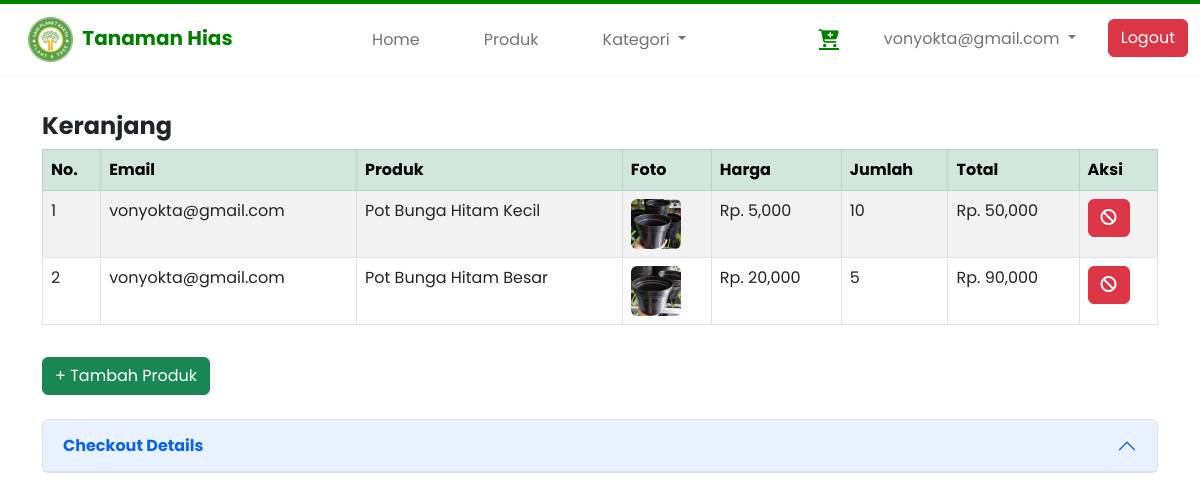
/keranjang.php (signed in), run on an earlier commit of the app's database.
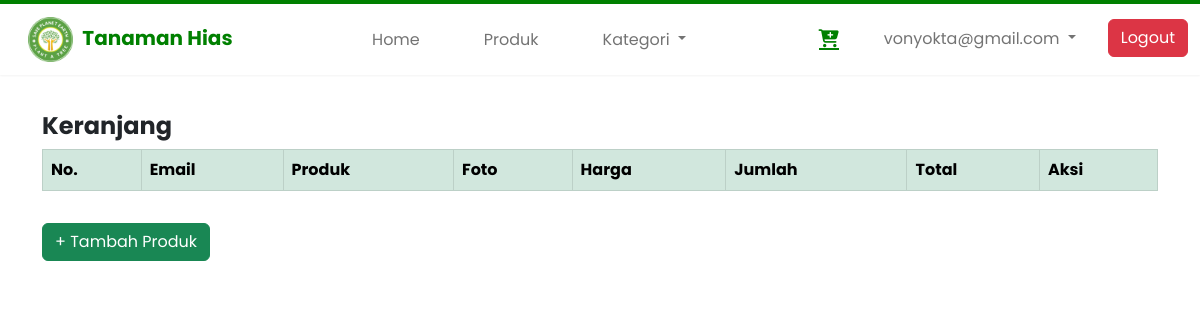
And on a later commit of the database.
### tables this page shows
CREATE TABLE `transaksi` (
  `idtransaksi` int(11) NOT NULL AUTO_INCREMENT,
  `notransaksi` varchar(225) DEFAULT NULL,
  `resipengiriman` varchar(225) DEFAULT NULL,
  `alamatpengiriman` varchar(225) DEFAULT NULL,
  `user_id` int(11) NOT NULL,
  `id_produk` int(11) NOT NULL,
  `jumlah` int(11) NOT NULL,
  `voucher` bigint(20) NOT NULL,
  `total` bigint(20) NOT NULL,
  `tanggalbeli` date DEFAULT NULL,
  `status` enum('pending','berhasil') NOT NULL DEFAULT 'pending',
  PRIMARY KEY (`idtransaksi`)
);

CREATE TABLE `akun` (
  `id` int(11) NOT NULL AUTO_INCREMENT,
  `nama` varchar(255) NOT NULL,
  `jeniskelamin` text NOT NULL,
  `email` varchar(255) NOT NULL,
  `password` text NOT NULL,
  `nohp` text NOT NULL,
  `alamat` text NOT NULL,
  `level` text NOT NULL,
  PRIMARY KEY (`id`)
);

CREATE TABLE `produk` (
  `idproduk` int(11) NOT NULL AUTO_INCREMENT,
  `idkategori` int(11) NOT NULL,
  `namaproduk` text NOT NULL,
  `keywordpencarian` text NOT NULL,
  `harga` varchar(255) NOT NULL,
  `berat` varchar(15) NOT NULL,
  `stok` varchar(15) NOT NULL,
  `gambar` text NOT NULL,
  `video` varchar(255) NOT NULL,
  `deskripsi` longtext NOT NULL,
  PRIMARY KEY (`idproduk`)
);

### keranjang.php (the view, shortened to what this page needs)
<?php include 'header.php'; ?>
<section class="container-fluid" style="position: relative; top: 7em;">
	<div class="container">
		<div class="row">
			<div class="col-xl-4">
				<h4 style="font-weight: bold;">Keranjang</h4>
			</div>
			<div class="table-responsive">
				<table class="table table-striped table-bordered" id="dataTable">
					<thead class="table-success">
						<tr>
							<th>No.</th>
							<th>Email</th>
							<th>Produk</th>
							<th>Foto</th>
							<th>Harga</th>
							<th>Jumlah</th>
							<th>Total</th>
							<th>Aksi</th>
						</tr>
					</thead>
					<tbody>
						<?php $no = 1; ?>
						<?php if (isset($_SESSION['id'])) {
							$id = $_SESSION['id'];
						} ?>
						<?php $data = mysqli_query($koneksi, "SELECT * FROM transaksi INNER JOIN produk ON transaksi.id_produk=produk.idproduk INNER JOIN akun ON transaksi.user_id=akun.id WHERE user_id='$id' AND status='pending'"); ?>
						<?php while ($fetch_data = mysqli_fetch_assoc($data)) : ?>
							<tr>
								<td><?= $no++; ?></td>
								<td><?= $fetch_data['email']; ?></td>
								<td><?= $fetch_data['namaproduk']; ?></td>
								<td>
									<img src="foto/<?= $fetch_data['gambar']; ?>" class="rounded" width="50px" alt="">
								</td>
								<td>Rp. <?= number_format($fetch_data['harga']); ?></td>
								<td><?= $fetch_data['jumlah']; ?></td>
								<td>Rp. <?= number_format($fetch_data['total']); ?></td>
								<td>
									<a href="keranjanghapus.php?id=<?= $fetch_data['idtransaksi']; ?>" class="btn btn-danger">
										<i class="fa fa-ban"></i>
									</a>
								</td>
							</tr>
						<?php endwhile; ?>
					</tbody>
				</table>
			</div>
		</div>
		<div class="my-3">
			<a href="./produk.php">
				<button class="btn btn-success">+ Tambah Produk</button>
			</a>
		</div>
		<?php $data = mysqli_query($koneksi, "SELECT COUNT(*) AS count_transaksi FROM transaksi INNER JOIN produk ON transaksi.id_produk=produk.idproduk WHERE user_id='$id' AND status='pending'"); ?>
		<?php $transaksi = mysqli_fetch_assoc($data); ?>
		<?php if ($transaksi['count_transaksi'] > 0) : ?>
			<div class="accordion mt-4" id="accordionExample">
				<div class="accordion-item">
					<h2 class="accordion-header" id="headingOne">
						<button class="accordion-button" type="button" data-bs-toggle="collapse" data-bs-target="#collapseOne" aria-expanded="true" aria-controls="collapseOne">
							<strong>Checkout Details</strong>
						</button>
					</h2>
				</div>
			</div>
		<?php endif; ?>
	</div>
</section>
<?php include 'footer.php'; ?>

What changed in the data, as far as the page shows it:
removed transaksi: user.email "vonyokta@gmail.com", id_produk.namaproduk "Pot Bunga Hitam Kecil", id_produk.gambar (picture), id_produk.harga "5,000", jumlah "10", total "50,000"
removed transaksi: user.email "vonyokta@gmail.com", id_produk.namaproduk "Pot Bunga Hitam Besar", id_produk.gambar (picture), id_produk.harga "20,000", jumlah "5", total "90,000"
Also different on the page:
text no longer shown: "Checkout Details"
